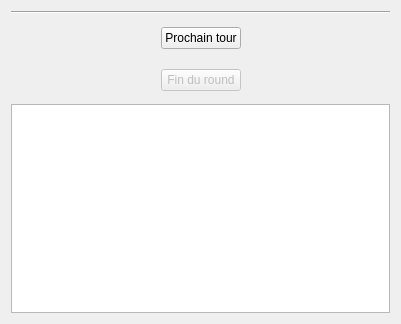
<?xml version="1.0" encoding="UTF-8"?>
<ui version="4.0">
 <class>Channel</class>
 <widget class="QWidget" name="Channel">
  <property name="enabled">
   <bool>true</bool>
  </property>
  <property name="geometry">
   <rect>
    <x>0</x>
    <y>0</y>
    <width>401</width>
    <height>324</height>
   </rect>
  </property>
  <property name="sizePolicy">
   <sizepolicy hsizetype="Preferred" vsizetype="MinimumExpanding">
    <horstretch>0</horstretch>
    <verstretch>0</verstretch>
   </sizepolicy>
  </property>
  <property name="windowTitle">
   <string>Form</string>
  </property>
  <layout class="QVBoxLayout" name="verticalLayout">
   <item>
    <widget class="Line" name="line">
     <property name="orientation">
      <enum>Qt::Horizontal</enum>
     </property>
    </widget>
   </item>
   <item>
    <layout class="QHBoxLayout" name="horizontalLayout">
     <property name="leftMargin">
      <number>7</number>
     </property>
     <property name="topMargin">
      <number>7</number>
     </property>
     <property name="rightMargin">
      <number>7</number>
     </property>
     <property name="bottomMargin">
      <number>7</number>
     </property>
     <item>
      <spacer name="horizontalSpacer">
       <property name="orientation">
        <enum>Qt::Horizontal</enum>
       </property>
       <property name="sizeHint" stdset="0">
        <size>
         <width>40</width>
         <height>20</height>
        </size>
       </property>
      </spacer>
     </item>
     <item>
      <widget class="CompBigSecondaryButton" name="next_turn_button">
       <property name="enabled">
        <bool>true</bool>
       </property>
       <property name="text">
        <string>Prochain tour</string>
       </property>
      </widget>
     </item>
     <item>
      <spacer name="horizontalSpacer_2">
       <property name="orientation">
        <enum>Qt::Horizontal</enum>
       </property>
       <property name="sizeHint" stdset="0">
        <size>
         <width>40</width>
         <height>20</height>
        </size>
       </property>
      </spacer>
     </item>
    </layout>
   </item>
   <item>
    <layout class="QHBoxLayout" name="horizontalLayout_2">
     <property name="leftMargin">
      <number>7</number>
     </property>
     <property name="topMargin">
      <number>7</number>
     </property>
     <property name="rightMargin">
      <number>7</number>
     </property>
     <property name="bottomMargin">
      <number>7</number>
     </property>
     <item>
      <spacer name="horizontalSpacer_3">
       <property name="orientation">
        <enum>Qt::Horizontal</enum>
       </property>
       <property name="sizeHint" stdset="0">
        <size>
         <width>40</width>
         <height>20</height>
        </size>
       </property>
      </spacer>
     </item>
     <item>
      <widget class="CompBigSecondaryButton" name="end_round_button">
       <property name="enabled">
        <bool>false</bool>
       </property>
       <property name="text">
        <string>Fin du round</string>
       </property>
      </widget>
     </item>
     <item>
      <spacer name="horizontalSpacer_4">
       <property name="orientation">
        <enum>Qt::Horizontal</enum>
       </property>
       <property name="sizeHint" stdset="0">
        <size>
         <width>40</width>
         <height>20</height>
        </size>
       </property>
      </spacer>
     </item>
    </layout>
   </item>
   <item>
    <widget class="QTextEdit" name="channel_textEdit">
     <property name="sizePolicy">
      <sizepolicy hsizetype="Expanding" vsizetype="MinimumExpanding">
       <horstretch>0</horstretch>
       <verstretch>0</verstretch>
      </sizepolicy>
     </property>
     <property name="readOnly">
      <bool>true</bool>
     </property>
    </widget>
   </item>
  </layout>
 </widget>
 <customwidgets>
  <customwidget>
   <class>CompBigSecondaryButton</class>
   <extends>QPushButton</extends>
   <header location="global">CompButtons.h</header>
  </customwidget>
 </customwidgets>
 <resources/>
 <connections/>
</ui>
